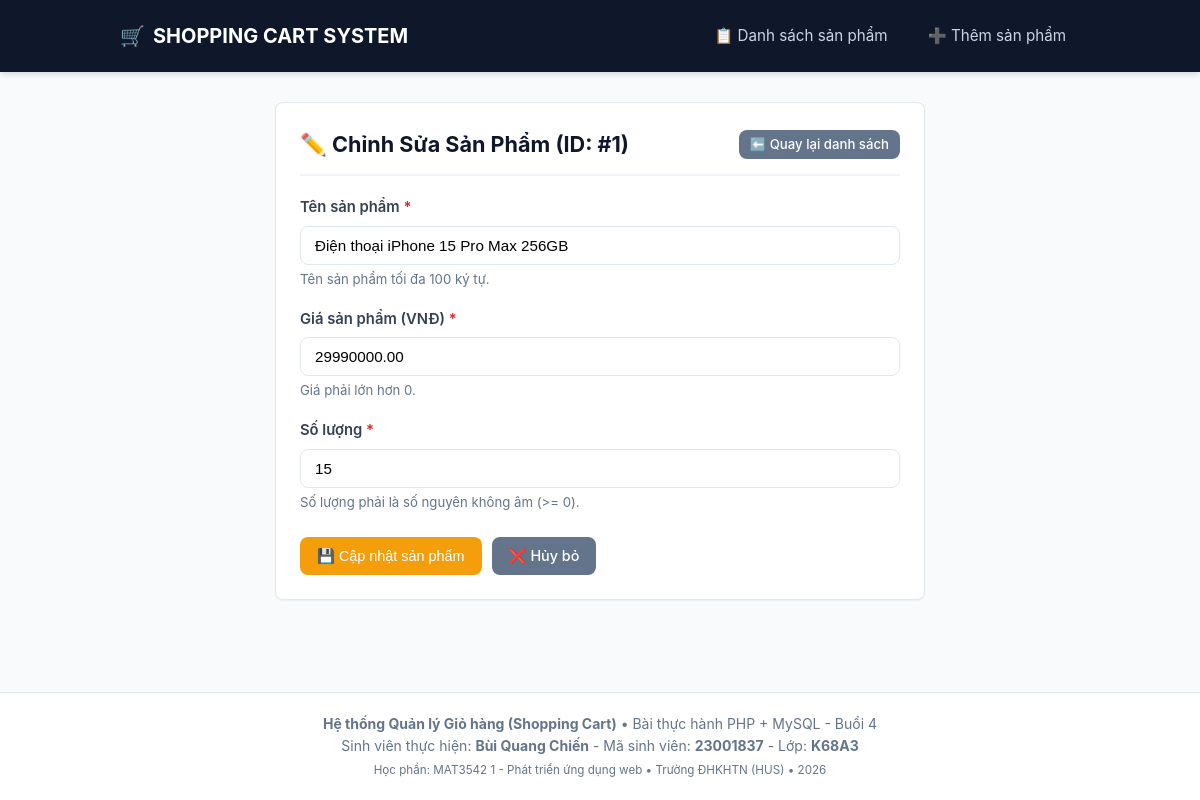
Page /app/product_edit.php?id=1 on the committed database.
### tables this page shows
CREATE TABLE `products` (
    `id` INT PRIMARY KEY AUTO_INCREMENT,
    `name` VARCHAR(100) NOT NULL,
    `price` DECIMAL(10,2) NOT NULL,
    `quantity` INT NOT NULL
);

### app/model/product.php (called while the page is built, shortened)
<?php
function getProductById($id) {
    $id = filter_var($id, FILTER_VALIDATE_INT);
    $conn = getDbConnection();
    try {
        $sql = "SELECT id, name, price, quantity FROM products WHERE id = :id LIMIT 1";
        $stmt = $conn->prepare($sql);
        $stmt->bindValue(':id', $id, PDO::PARAM_INT);
        $stmt->execute();
        $product = $stmt->fetch();
        return $product ? $product : null;
    } catch (PDOException $e) {
        error_log("Lỗi trong getProductById({$id}): " . $e->getMessage());
        return null;
    }
}
?>

### app/product_edit.php (the view, shortened to what this page needs)
<?php
require_once __DIR__ . '/model/product.php';
$id = isset($_GET['id']) ? $_GET['id'] : (isset($_POST['id']) ? $_POST['id'] : null);
$id = filter_var($id, FILTER_VALIDATE_INT);
$product = getProductById($id);
$name = $product['name'];
$price = $product['price'];
$quantity = $product['quantity'];
require_once __DIR__ . '/view/header.php';
?>
<div class="card" style="max-width: 650px; margin: 0 auto;">
    <div class="card-header-bar">
        <h2 class="card-title">✏️ Chỉnh Sửa Sản Phẩm (ID: #<?= (int)$id ?>)</h2>
        <a href="product_list.php" class="btn btn-secondary btn-sm">
            ⬅️ Quay lại danh sách
        </a>
    </div>
    <form action="product_edit.php?id=<?= (int)$id ?>" method="POST" autocomplete="off">
        <div class="form-group">
            <label for="name">Tên sản phẩm <span class="required">*</span></label>
            <input type="text"
                   id="name"
                   name="name"
                   class="form-control"
                   placeholder="Nhập tên sản phẩm"
                   maxlength="100"
                   value="<?= htmlspecialchars($name, ENT_QUOTES, 'UTF-8') ?>"
                   required>
            <div class="form-help">Tên sản phẩm tối đa 100 ký tự.</div>
        </div>
        <div class="form-group">
            <label for="price">Giá sản phẩm (VNĐ) <span class="required">*</span></label>
            <input type="number"
                   id="price"
                   name="price"
                   class="form-control"
                   placeholder="Nhập giá sản phẩm (> 0)"
                   step="0.01"
                   min="0.01"
                   value="<?= htmlspecialchars($price, ENT_QUOTES, 'UTF-8') ?>"
                   required>
            <div class="form-help">Giá phải lớn hơn 0.</div>
        </div>
        <div class="form-group">
            <label for="quantity">Số lượng <span class="required">*</span></label>
            <input type="number"
                   id="quantity"
                   name="quantity"
                   class="form-control"
                   placeholder="Nhập số lượng tồn kho (>= 0)"
                   step="1"
                   min="0"
                   value="<?= htmlspecialchars($quantity, ENT_QUOTES, 'UTF-8') ?>"
                   required>
            <div class="form-help">Số lượng phải là số nguyên không âm (>= 0).</div>
        </div>
        <div class="form-actions">
            <button type="submit" class="btn btn-warning">
                💾 Cập nhật sản phẩm
            </button>
            <a href="product_list.php" class="btn btn-secondary">
                ❌ Hủy bỏ
            </a>
        </div>
    </form>
</div>
<?php
require_once __DIR__ . '/view/footer.php';
?>

### app/assets/style.css (style rules this page uses)
:root { --primary: #2563eb; --primary-hover: #1d4ed8; --success: #16a34a; --success-hover: #15803d; --danger: #dc2626; --danger-hover: #b91c1c; --warning: #f59e0b; --warning-hover: #d97706; --secondary: #64748b; --secondary-hover: #475569; --bg-page: #f8fafc; --bg-card: #ffffff; --text-main: #1e293b; --text-muted: #64748b; --border-color: #e2e8f0; --border-radius: 8px; --shadow-sm: 0 1px 2px 0 rgba(0, 0, 0, 0.05); --shadow-md: 0 4px 6px -1px rgba(0, 0, 0, 0.1), 0 2px 4px -1px rgba(0, 0, 0, 0.06); }
* { box-sizing: border-box; margin: 0; padding: 0; }
body { font-family: -apple-system, BlinkMacSystemFont, "Segoe UI", Roboto, "Helvetica Neue", Arial, sans-serif; background-color: var(--bg-page); color: var(--text-main); line-height: 1.6; min-height: 100vh; display: flex; flex-direction: column; }
.card { background: var(--bg-card); border: 1px solid var(--border-color); border-radius: var(--border-radius); padding: 24px; box-shadow: var(--shadow-sm); margin-bottom: 24px; }
.card-header-bar { display: flex; justify-content: space-between; align-items: center; flex-wrap: wrap; gap: 12px; margin-bottom: 20px; padding-bottom: 12px; border-bottom: 2px solid #f1f5f9; }
.card-title { font-size: 1.35rem; font-weight: 700; color: #0f172a; }
.btn { display: inline-block; padding: 8px 16px; font-size: 0.9rem; font-weight: 500; border-radius: var(--border-radius); text-decoration: none; border: 1px solid transparent; cursor: pointer; text-align: center; transition: all 0.2s ease; line-height: 1.4; }
.btn-warning { background-color: var(--warning); color: #ffffff; }
.btn-secondary { background-color: var(--secondary); color: #ffffff; }
.btn-sm { padding: 4px 10px; font-size: 0.825rem; }
.form-group { margin-bottom: 18px; }
.form-group label { display: block; margin-bottom: 6px; font-weight: 600; font-size: 0.925rem; color: #334155; }
.form-group label span.required { color: var(--danger); }
.form-control { width: 100%; padding: 10px 14px; font-size: 0.95rem; border: 1px solid var(--border-color); border-radius: var(--border-radius); outline: none; transition: border-color 0.2s, box-shadow 0.2s; background-color: #ffffff; }
.form-help { font-size: 0.825rem; color: var(--text-muted); margin-top: 4px; }
.form-actions { display: flex; gap: 10px; margin-top: 24px; }

### rows in the picture
products: name "Điện thoại iPhone 15 Pro Max 256GB", price "29990000.00", quantity "15"

### other values in the picture
$id "1"
